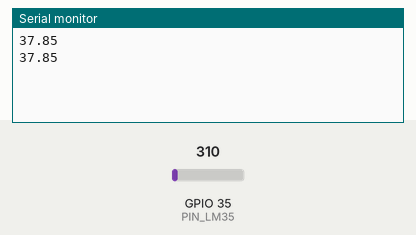
Bench run of a sketch on a simulated ESP32. Parts: the last lines printed to the serial monitor. The test bench sets the inputs (shaded band); at power-on: GPIO 35 (PIN_LM35) = 310.

Above: at 1.8 s.
1.9 s: GPIO 35 (PIN_LM35) set to 372
At 2.8 s:
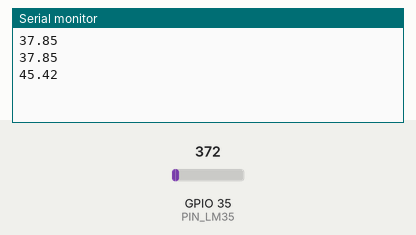
3.4 s: GPIO 35 (PIN_LM35) set to 434
At 4.3 s:
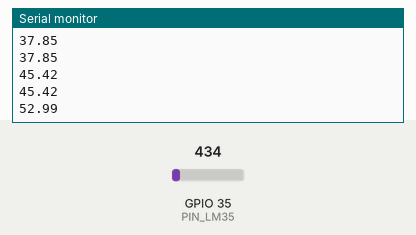
Timing chart, 0 to 6.4 s (numbered marks = the images above; inputs shaded):
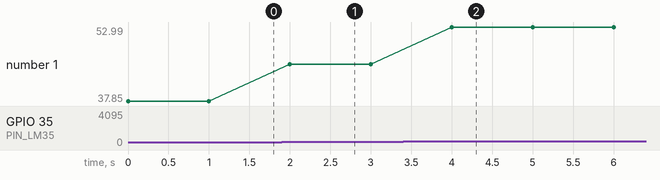

Measured:
- after the input at 1.9 s, the serial monitor: prints a new line after 0.10 s (image 1)
- after the input at 3.4 s, the serial monitor: prints a new line after 0.60 s (image 2)
- plotted number 1: 37.85 → 45.42 after the input at 1.9 s, 45.42 → 52.99 after the input at 3.4 s

The sketch:

LDR_read_Arduino.ino
```cpp
// int pinLDR = 34;
#define PIN_LDR 34
#define PIN_LM35 35

void setup() {

  Serial.begin(9600);
}

void loop() {
  //int m = analogRead(PIN_LDR); //hce un càlculo de conversiòn al ADC.
  //Serial.println();

  Serial.println(analogRead(PIN_LM35)*0.1221);
  delay(1000);

  // 5000/

}
```
